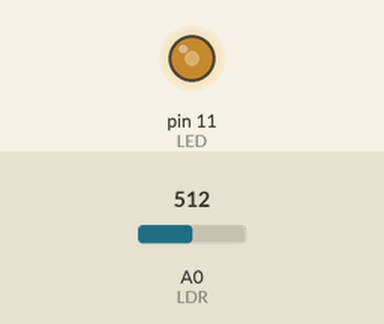
This sketch was run on a simulated Arduino Uno, built with avr-gcc and run on an emulated ATmega328P. Parts: output pins drawn as LEDs (lit = HIGH). The test bench sets the inputs (shaded band); at power-on: A0 (LDR) = 512.

Above: at 1.2 s.
1.3 s: A0 (LDR) set to 716
At 2.3 s:
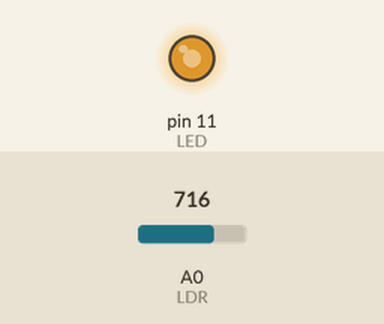
2.8 s: A0 (LDR) set to 900
At 3.4 s:
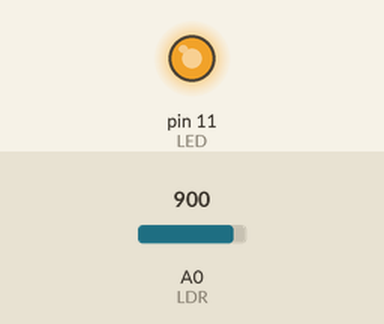
4.3 s: A0 (LDR) set to 122
At 4.6 s:
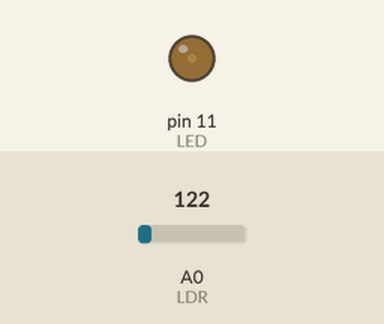
5.8 s: A0 (LDR) set to 0
At 6.9 s:
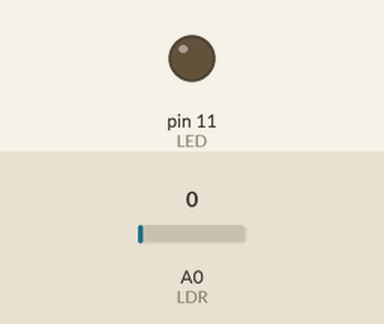
7.3 s: A0 (LDR) set to 511
At 8.0 s:
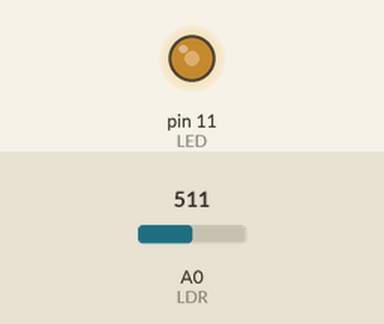
Timing chart, 0 to 9.8 s (numbered marks = the images above; inputs shaded):
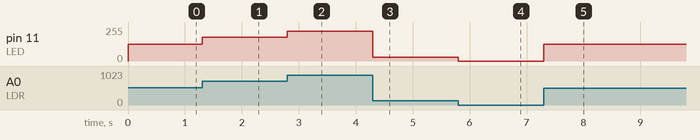

Measured:
- after the input at 1.3 s, pin 11 (LED): 127/255 → 178/255 at once
- after the input at 2.8 s, pin 11 (LED): 178/255 → 224/255 at once
- after the input at 4.3 s, pin 11 (LED): 224/255 → 30/255 at once
- after the input at 5.8 s, pin 11 (LED): 30/255 → 0/255 at once
- after the input at 7.3 s, pin 11 (LED): 0/255 → 127/255 at once

The sketch:

Light_Sensor.ino
```cpp
#define LDR A0
#define LED 11

int lightLevel;
int pwmValue;

void setup()
{
    pinMode(LDR, INPUT_PULLUP);
    pinMode(LED, OUTPUT);
    Serial.begin(9600);
}

void loop()
{
    lightLevel = analogRead(LDR);
    pwmValue = map(lightLevel, 0, 1023, 0, 255);
    analogWrite(LED, pwmValue);
}
```
